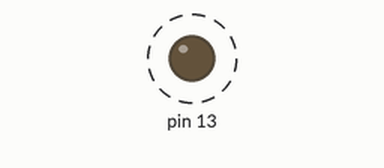
Recording of a sketch running on a simulated Arduino Mega 2560, built with avr-gcc and run on an emulated ATmega2560. Parts: output pins drawn as LEDs (lit = HIGH). Dashed ring = blinking.

Above: at 1.5 s.
Timing chart, 0 to 5.6 s (numbered marks = the images above):
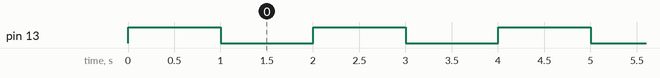

The sketch:

Xbee-Beacon.ino
```cpp
//Use the #define statements below to "rename" the serial ports
//this should help better show where data is being received and sent.
#define Xbee Serial1

void setup() {

  //setup serial port connected to hard UART
  Xbee.begin(9600);

  pinMode(13,OUTPUT);

  digitalWrite(13,HIGH);

  delay(1000);
}

boolean ledState = false;
void loop()
{
  //send out a single character
  Xbee.write('@');

  //toggle the LED
  digitalWrite(13,ledState);
  ledState = !ledState;

  //do this every second
  delay(1000);

}
```

Measured:
- by itself, pin 13: alternates HIGH for 1.0 s and LOW for 1.0 s
